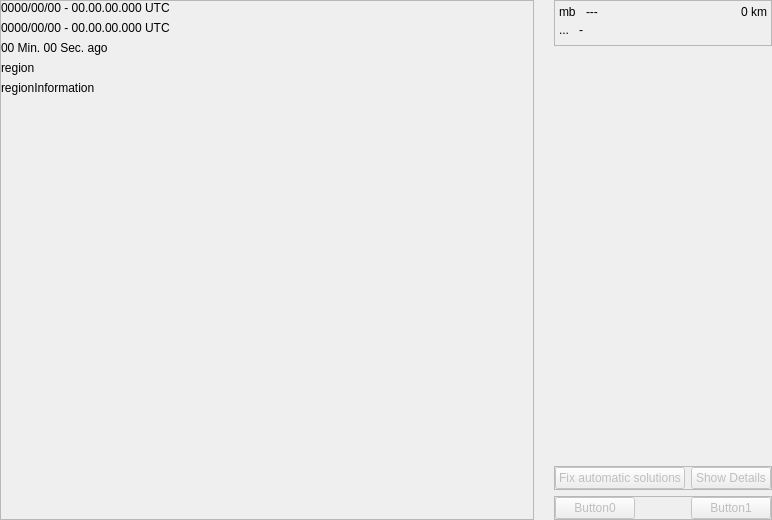
<ui version="4.0" >
 <author></author>
 <comment></comment>
 <exportmacro></exportmacro>
 <class>EventSummaryView</class>
 <widget class="QWidget" name="EventSummaryView" >
  <property name="geometry" >
   <rect>
    <x>0</x>
    <y>0</y>
    <width>772</width>
    <height>520</height>
   </rect>
  </property>
  <property name="windowTitle" >
   <string>EventSummaryView</string>
  </property>
  <layout class="QHBoxLayout" >
   <property name="margin" >
    <number>0</number>
   </property>
   <property name="spacing" >
    <number>6</number>
   </property>
   <item>
    <widget class="QFrame" name="frameRegion" >
     <property name="sizePolicy" >
      <sizepolicy>
       <hsizetype>7</hsizetype>
       <vsizetype>5</vsizetype>
       <horstretch>5</horstretch>
       <verstretch>5</verstretch>
      </sizepolicy>
     </property>
     <property name="maximumSize" >
      <size>
       <width>16777215</width>
       <height>16777215</height>
      </size>
     </property>
     <property name="baseSize" >
      <size>
       <width>0</width>
       <height>0</height>
      </size>
     </property>
     <property name="frameShape" >
      <enum>QFrame::StyledPanel</enum>
     </property>
     <property name="frameShadow" >
      <enum>QFrame::Raised</enum>
     </property>
     <layout class="QVBoxLayout" >
      <property name="margin" >
       <number>0</number>
      </property>
      <property name="spacing" >
       <number>6</number>
      </property>
      <item>
       <widget class="QLabel" name="_lbOriginTime" >
        <property name="sizePolicy" >
         <sizepolicy>
          <hsizetype>3</hsizetype>
          <vsizetype>4</vsizetype>
          <horstretch>0</horstretch>
          <verstretch>0</verstretch>
         </sizepolicy>
        </property>
        <property name="text" >
         <string>0000/00/00 - 00.00.00.000 UTC</string>
        </property>
       </widget>
      </item>
      <item>
       <widget class="QLabel" name="_lbOriginTimeAutomatic" >
        <property name="text" >
         <string>0000/00/00 - 00.00.00.000 UTC</string>
        </property>
       </widget>
      </item>
      <item>
       <widget class="QLabel" name="_lbTimeAgo" >
        <property name="sizePolicy" >
         <sizepolicy>
          <hsizetype>5</hsizetype>
          <vsizetype>4</vsizetype>
          <horstretch>0</horstretch>
          <verstretch>0</verstretch>
         </sizepolicy>
        </property>
        <property name="text" >
         <string>00 Min. 00 Sec. ago</string>
        </property>
       </widget>
      </item>
      <item>
       <widget class="QLabel" name="_lbRegion" >
        <property name="sizePolicy" >
         <sizepolicy>
          <hsizetype>13</hsizetype>
          <vsizetype>4</vsizetype>
          <horstretch>0</horstretch>
          <verstretch>0</verstretch>
         </sizepolicy>
        </property>
        <property name="text" >
         <string>region</string>
        </property>
        <property name="scaledContents" >
         <bool>false</bool>
        </property>
       </widget>
      </item>
      <item>
       <widget class="QLabel" name="_lbRegionExtra" >
        <property name="text" >
         <string>regionInformation</string>
        </property>
       </widget>
      </item>
      <item>
       <widget class="QFrame" name="frameMap" >
        <property name="sizePolicy" >
         <sizepolicy>
          <hsizetype>5</hsizetype>
          <vsizetype>3</vsizetype>
          <horstretch>1</horstretch>
          <verstretch>1</verstretch>
         </sizepolicy>
        </property>
        <property name="frameShape" >
         <enum>QFrame::NoFrame</enum>
        </property>
        <property name="frameShadow" >
         <enum>QFrame::Raised</enum>
        </property>
       </widget>
      </item>
     </layout>
    </widget>
   </item>
   <item>
    <widget class="QFrame" name="frameHDistance" >
     <property name="sizePolicy" >
      <sizepolicy>
       <hsizetype>4</hsizetype>
       <vsizetype>5</vsizetype>
       <horstretch>0</horstretch>
       <verstretch>0</verstretch>
      </sizepolicy>
     </property>
     <property name="minimumSize" >
      <size>
       <width>8</width>
       <height>16</height>
      </size>
     </property>
     <property name="frameShape" >
      <enum>QFrame::NoFrame</enum>
     </property>
     <property name="frameShadow" >
      <enum>QFrame::Plain</enum>
     </property>
    </widget>
   </item>
   <item>
    <layout class="QVBoxLayout" >
     <property name="margin" >
      <number>0</number>
     </property>
     <property name="spacing" >
      <number>6</number>
     </property>
     <item>
      <widget class="QFrame" name="frameMagnitudes" >
       <property name="sizePolicy" >
        <sizepolicy>
         <hsizetype>5</hsizetype>
         <vsizetype>4</vsizetype>
         <horstretch>0</horstretch>
         <verstretch>0</verstretch>
        </sizepolicy>
       </property>
       <property name="maximumSize" >
        <size>
         <width>16777215</width>
         <height>400</height>
        </size>
       </property>
       <property name="baseSize" >
        <size>
         <width>0</width>
         <height>0</height>
        </size>
       </property>
       <property name="frameShape" >
        <enum>QFrame::StyledPanel</enum>
       </property>
       <property name="frameShadow" >
        <enum>QFrame::Raised</enum>
       </property>
       <layout class="QVBoxLayout" >
        <property name="margin" >
         <number>4</number>
        </property>
        <property name="spacing" >
         <number>4</number>
        </property>
        <item>
         <layout class="QHBoxLayout" >
          <property name="margin" >
           <number>0</number>
          </property>
          <property name="spacing" >
           <number>10</number>
          </property>
          <item>
           <widget class="QLabel" name="_lbPreMagType" >
            <property name="sizePolicy" >
             <sizepolicy>
              <hsizetype>4</hsizetype>
              <vsizetype>4</vsizetype>
              <horstretch>0</horstretch>
              <verstretch>0</verstretch>
             </sizepolicy>
            </property>
            <property name="text" >
             <string>mb</string>
            </property>
           </widget>
          </item>
          <item>
           <widget class="QLabel" name="_lbPreMagVal" >
            <property name="sizePolicy" >
             <sizepolicy>
              <hsizetype>1</hsizetype>
              <vsizetype>4</vsizetype>
              <horstretch>0</horstretch>
              <verstretch>0</verstretch>
             </sizepolicy>
            </property>
            <property name="text" >
             <string>---</string>
            </property>
           </widget>
          </item>
          <item>
           <spacer>
            <property name="orientation" >
             <enum>Qt::Horizontal</enum>
            </property>
            <property name="sizeType" >
             <enum>QSizePolicy::Minimum</enum>
            </property>
            <property name="sizeHint" >
             <size>
              <width>20</width>
              <height>5</height>
             </size>
            </property>
           </spacer>
          </item>
          <item>
           <widget class="QLabel" name="labelDepth" >
            <property name="text" >
             <string>0 km</string>
            </property>
            <property name="alignment" >
             <set>Qt::AlignRight|Qt::AlignTrailing|Qt::AlignVCenter</set>
            </property>
           </widget>
          </item>
         </layout>
        </item>
        <item>
         <layout class="QHBoxLayout" >
          <property name="margin" >
           <number>0</number>
          </property>
          <property name="spacing" >
           <number>10</number>
          </property>
          <item>
           <widget class="QLabel" name="labelCustomName" >
            <property name="sizePolicy" >
             <sizepolicy>
              <hsizetype>4</hsizetype>
              <vsizetype>5</vsizetype>
              <horstretch>0</horstretch>
              <verstretch>0</verstretch>
             </sizepolicy>
            </property>
            <property name="text" >
             <string>...</string>
            </property>
           </widget>
          </item>
          <item>
           <widget class="QLabel" name="labelCustomValue" >
            <property name="sizePolicy" >
             <sizepolicy>
              <hsizetype>13</hsizetype>
              <vsizetype>5</vsizetype>
              <horstretch>0</horstretch>
              <verstretch>0</verstretch>
             </sizepolicy>
            </property>
            <property name="text" >
             <string>-</string>
            </property>
           </widget>
          </item>
         </layout>
        </item>
        <item>
         <widget class="QFrame" name="frameMagnitudeDistance" >
          <property name="frameShape" >
           <enum>QFrame::NoFrame</enum>
          </property>
          <property name="frameShadow" >
           <enum>QFrame::Raised</enum>
          </property>
         </widget>
        </item>
       </layout>
      </widget>
     </item>
     <item>
      <widget class="QFrame" name="frameVDistance" >
       <property name="minimumSize" >
        <size>
         <width>8</width>
         <height>8</height>
        </size>
       </property>
       <property name="frameShape" >
        <enum>QFrame::NoFrame</enum>
       </property>
       <property name="frameShadow" >
        <enum>QFrame::Plain</enum>
       </property>
      </widget>
     </item>
     <item>
      <widget class="QFrame" name="frameEpicenterInformation" >
       <property name="sizePolicy" >
        <sizepolicy>
         <hsizetype>5</hsizetype>
         <vsizetype>3</vsizetype>
         <horstretch>0</horstretch>
         <verstretch>0</verstretch>
        </sizepolicy>
       </property>
       <property name="frameShape" >
        <enum>QFrame::NoFrame</enum>
       </property>
      </widget>
     </item>
     <item>
      <widget class="QFrame" name="frameProcessing" >
       <property name="enabled" >
        <bool>true</bool>
       </property>
       <property name="sizePolicy" >
        <sizepolicy>
         <hsizetype>5</hsizetype>
         <vsizetype>4</vsizetype>
         <horstretch>0</horstretch>
         <verstretch>0</verstretch>
        </sizepolicy>
       </property>
       <property name="frameShape" >
        <enum>QFrame::StyledPanel</enum>
       </property>
       <property name="frameShadow" >
        <enum>QFrame::Raised</enum>
       </property>
       <layout class="QHBoxLayout" >
        <property name="margin" >
         <number>0</number>
        </property>
        <property name="spacing" >
         <number>6</number>
        </property>
        <item>
         <widget class="QPushButton" name="btnSwitchToAutomatic" >
          <property name="enabled" >
           <bool>false</bool>
          </property>
          <property name="text" >
           <string>Fix automatic solutions</string>
          </property>
         </widget>
        </item>
        <item>
         <spacer>
          <property name="orientation" >
           <enum>Qt::Horizontal</enum>
          </property>
          <property name="sizeHint" >
           <size>
            <width>0</width>
            <height>20</height>
           </size>
          </property>
         </spacer>
        </item>
        <item>
         <widget class="QPushButton" name="btnShowDetails" >
          <property name="enabled" >
           <bool>false</bool>
          </property>
          <property name="sizePolicy" >
           <sizepolicy>
            <hsizetype>4</hsizetype>
            <vsizetype>0</vsizetype>
            <horstretch>0</horstretch>
            <verstretch>0</verstretch>
           </sizepolicy>
          </property>
          <property name="text" >
           <string>Show Details</string>
          </property>
         </widget>
        </item>
       </layout>
      </widget>
     </item>
     <item>
      <widget class="QFrame" name="framePlugable" >
       <property name="frameShape" >
        <enum>QFrame::StyledPanel</enum>
       </property>
       <property name="frameShadow" >
        <enum>QFrame::Raised</enum>
       </property>
       <layout class="QHBoxLayout" >
        <property name="margin" >
         <number>0</number>
        </property>
        <property name="spacing" >
         <number>6</number>
        </property>
        <item>
         <widget class="QPushButton" name="btnPlugable0" >
          <property name="enabled" >
           <bool>false</bool>
          </property>
          <property name="sizePolicy" >
           <sizepolicy>
            <hsizetype>4</hsizetype>
            <vsizetype>0</vsizetype>
            <horstretch>0</horstretch>
            <verstretch>0</verstretch>
           </sizepolicy>
          </property>
          <property name="minimumSize" >
           <size>
            <width>0</width>
            <height>0</height>
           </size>
          </property>
          <property name="text" >
           <string>Button0</string>
          </property>
         </widget>
        </item>
        <item>
         <spacer>
          <property name="orientation" >
           <enum>Qt::Horizontal</enum>
          </property>
          <property name="sizeHint" >
           <size>
            <width>40</width>
            <height>20</height>
           </size>
          </property>
         </spacer>
        </item>
        <item>
         <widget class="QPushButton" name="btnPlugable1" >
          <property name="enabled" >
           <bool>false</bool>
          </property>
          <property name="sizePolicy" >
           <sizepolicy>
            <hsizetype>4</hsizetype>
            <vsizetype>0</vsizetype>
            <horstretch>0</horstretch>
            <verstretch>0</verstretch>
           </sizepolicy>
          </property>
          <property name="minimumSize" >
           <size>
            <width>0</width>
            <height>0</height>
           </size>
          </property>
          <property name="text" >
           <string>Button1</string>
          </property>
         </widget>
        </item>
       </layout>
      </widget>
     </item>
    </layout>
   </item>
  </layout>
  <action name="actionShowInvisibleMagnitudes" >
   <property name="checkable" >
    <bool>true</bool>
   </property>
   <property name="checked" >
    <bool>false</bool>
   </property>
   <property name="text" >
    <string>Show invisible magnitudes</string>
   </property>
   <property name="shortcut" >
    <string>Ctrl+Alt+Shift+I</string>
   </property>
  </action>
 </widget>
 <layoutfunction spacing="4" margin="4" />
 <pixmapfunction></pixmapfunction>
 <resources>
  <include location="icons.qrc" />
 </resources>
 <connections/>
</ui>
